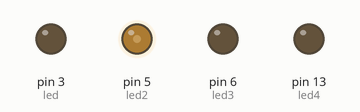
Simulated run of this sketch. Board: Arduino Uno, built with avr-gcc and run on an emulated ATmega328P. On the bench: output pins drawn as LEDs (lit = HIGH).

Above: at 0.05 s.
At 2.2 s:
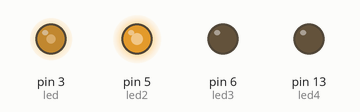
At 4.35 s:
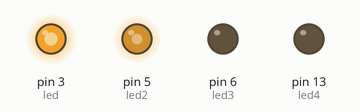
At 8.65 s:
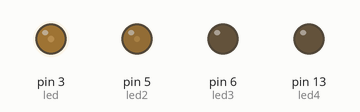
Timing chart, 0 to 11.8 s (numbered marks = the images above):
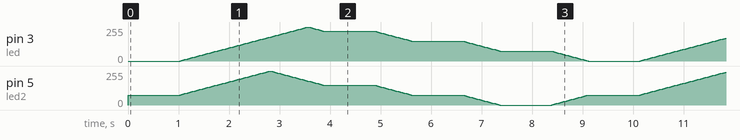

The sketch:

Dracula.ino
```cpp
int led = 3;    // the PWM pin the LED is attached to
int brightness = 0;    // how bright the LED is
int fadeAmount = 3;    // how many points to fade the LED by

int led2 = 5;
int brightness2 = 75;
int fadeAmount2 = 3;

int led3 = 6;
int brightness3 = 150;
int fadeAmount3 = 3;

int led4 = 13;
int brightness4 = 225;
int fadeAmount4 = 3;

// the setup routine runs once when you press reset:
void setup() {
  // declare pin 9 to be an output:
  pinMode(led, OUTPUT);
  pinMode(led2, OUTPUT);
  pinMode(led3, OUTPUT);
  pinMode(led4, OUTPUT);
}

// the loop routine runs over and over again forever:
void loop() {
  // set the brightness of pin 9:
  analogWrite(led, brightness);
  analogWrite(led2, brightness2);
  analogWrite(led2, brightness2);
  analogWrite(led2, brightness2);

  if (brightness <=0){ delay(1000);}

  if (brightness2 <=0){delay(1000);}

  if (brightness3 <=0){delay(1000);}

  if (brightness4 <=0){delay(1000);}

  // change the brightness for next time through the loop:
  brightness = brightness + fadeAmount;
  brightness2 = brightness2 + fadeAmount2;
  brightness3 = brightness3 + fadeAmount3;
  brightness4 = brightness4 + fadeAmount4;

  // reverse the direction of the fading at the ends of the fade:
  if (brightness <= 0 || brightness >= 255) {fadeAmount = -fadeAmount;}

  if (brightness2 <= 0 || brightness2 >= 255) {fadeAmount2 = -fadeAmount2;}

  if (brightness3 <= 0 || brightness3 >= 255) {fadeAmount3 = -fadeAmount3;}

  if (brightness4 <= 0 || brightness4 >= 255) {fadeAmount4 = -fadeAmount4;}

  // wait for 30 milliseconds to see the dimming effect
  delay(30);
}
```
